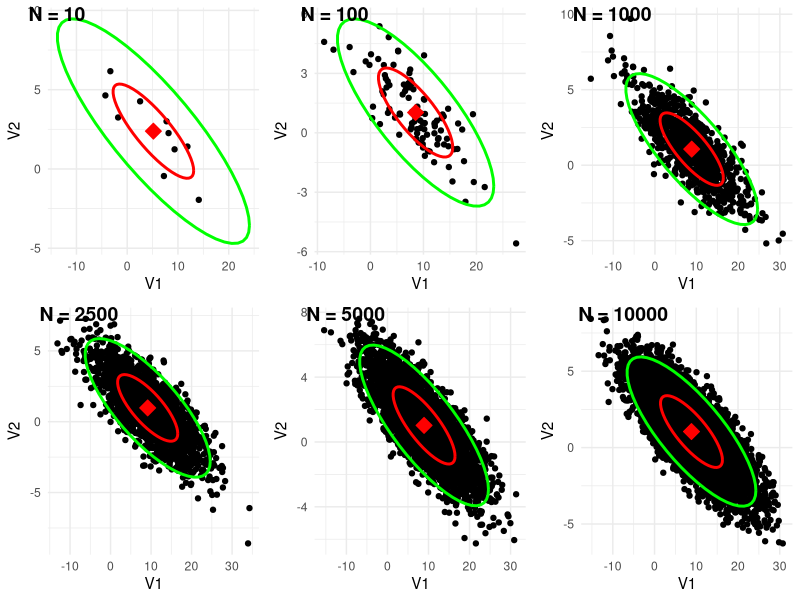
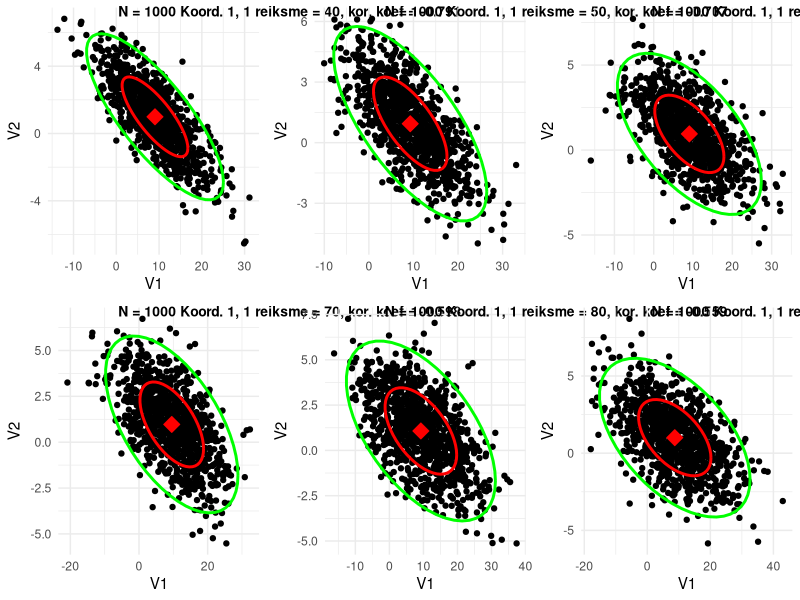
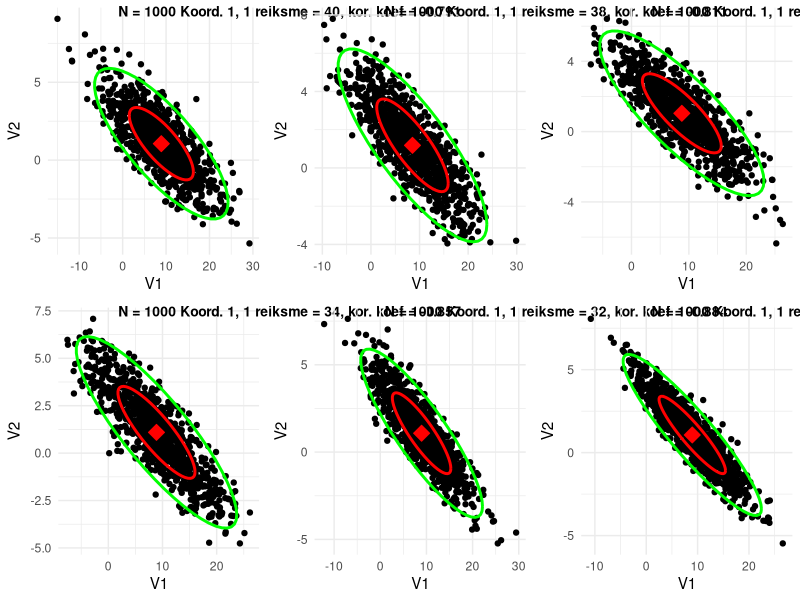
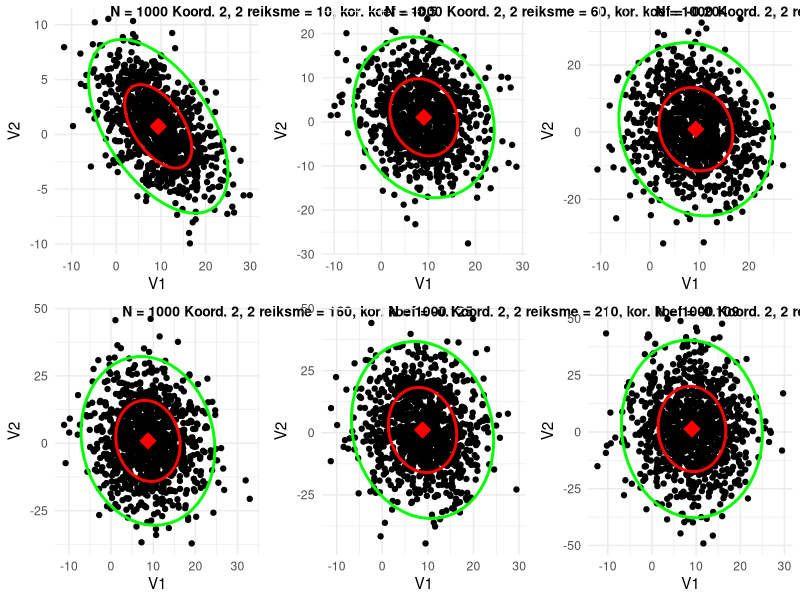
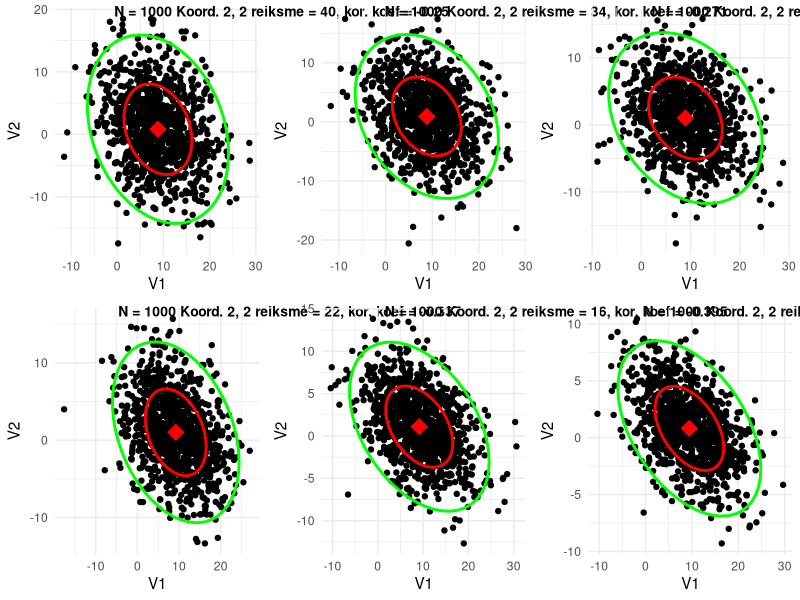
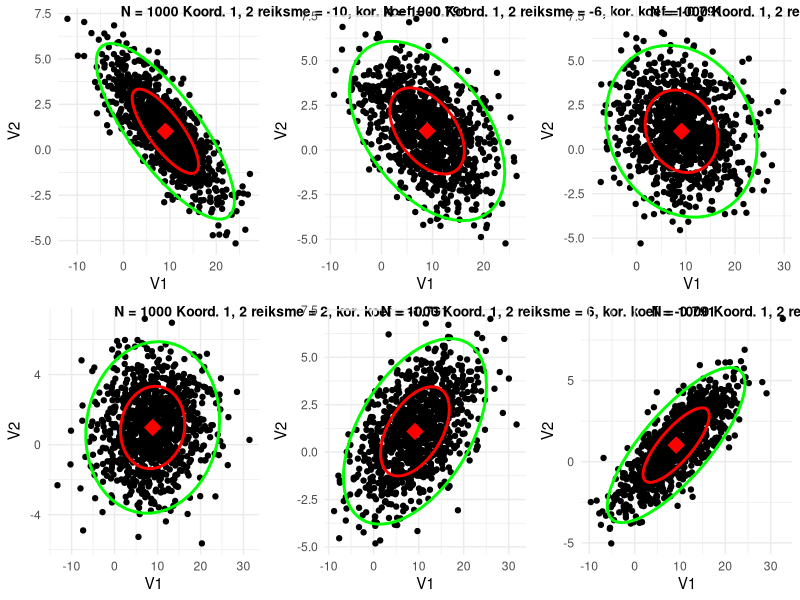
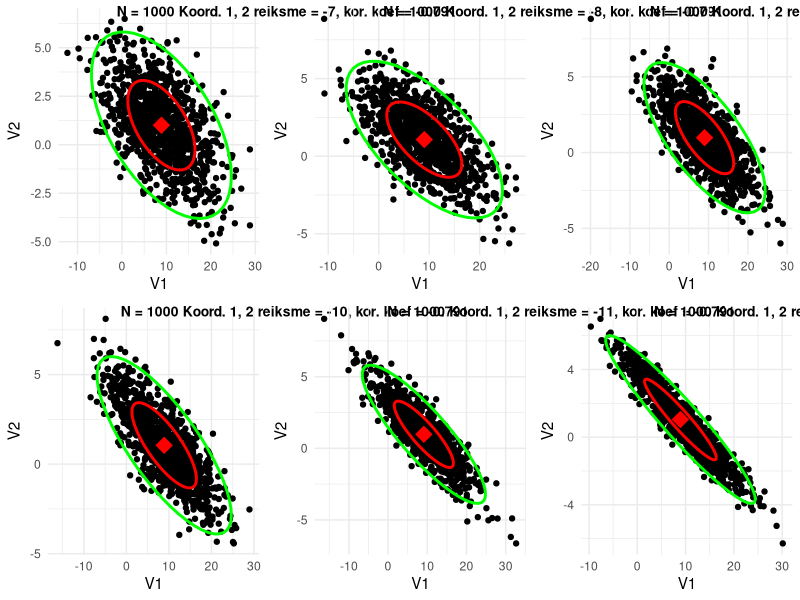
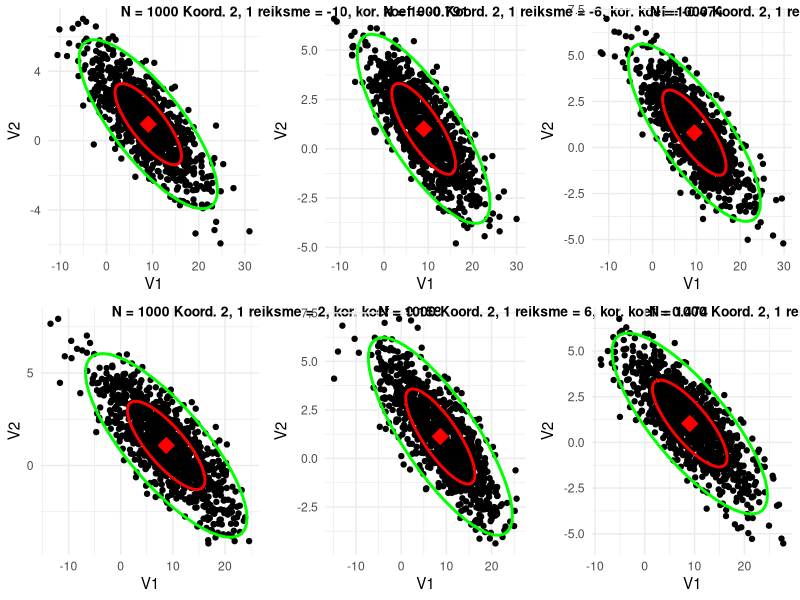

Reproduce these figures in R, in order.
## ---- chunk 1
knitr::opts_chunk$set(echo = TRUE)
## ---- chunk 2
#1.Realizuokite dvimačio Gauso atsitiktinių dydžių generavimo funkciją, kuri generuotų dydžius su vidurkiu M ir kovariacine matrica R (žr. variantų lentelę). Ši funkcija gali naudotis tik vienamačio standartinio Gauso atsitiktinio dydžio generatoriumi rnorm(n). Tolimesnei užduočiai naudokite šią savo sudarytą funkciją.

set.seed(6)

mu1 <- 9
mu2 <- 1

M <- c(mu1, mu2)

R <- matrix(
   c(
      40, -10,
      -10, 4
   ),
   nrow = 2, ncol = 2
)

# -- 1 --

DvimatisGausoAD <- function(N, M, R){
   # Cholesky dekompozicija
   
   # Transponuota cholesky dekompozicija
   Chol = t(chol(R))
   
   Z = matrix(
      rnorm(2 * N),
      nrow = 2, ncol = N
   )
   DvimatisGauso = t(Chol %*% Z) +
      matrix(
         rep(M, N),
         byrow = T, ncol = 2
      )
   return(DvimatisGauso)
}

# -------
# -- 2 --

N <- c(10, 100, 1000, 10000)

print("Tikra kovariacine matrica:")
R

for(i in 1:length(N)){
   print(paste0("Kovariacine matrica, kai N = ", N[i]))
   print(round(cov(DvimatisGausoAD(N[i], M, R)), 1))
}

print("Tikri vidurkiai:")
M

for(i in 1:length(N)){
   print(paste0("Vidurkiai, kai N = ", N[i]))
   print(round(colMeans(DvimatisGausoAD(N[i], M, R)), 1))
}

# -------
# -- 3 --

library(ggplot2)
library(dplyr)

#Grafiko brezimas
BreztiSklaidosDiagrama <- function(DvimatisGausas){
   DvimatisGausas <- as.data.frame(DvimatisGausas)
   EmpiriniaiVidurkiai <- DvimatisGausas %>% 
      summarise_all(mean)
   ggplot(DvimatisGausas, aes(x = V1, y = V2)) +
      geom_point() +
      stat_ellipse(level = 0.5, color = "red", type = "norm", size = 1) +
      stat_ellipse(level = 0.95, color = "green", type = "norm", size = 1) +
      geom_point(data = EmpiriniaiVidurkiai, size = 4, color = "red", shape = 23, fill = "red") +
      theme_minimal()
}

# Kuomet keiciam N
N <- c(10, 100, 1000, 2500, 5000, 10000)
DvimaciaiGauso <- list(
   DvimatisGausoAD(N[1], M, R),
   DvimatisGausoAD(N[2], M, R),
   DvimatisGausoAD(N[3], M, R),
   DvimatisGausoAD(N[4], M, R),
   DvimatisGausoAD(N[5], M, R),
   DvimatisGausoAD(N[6], M, R)
)
Labels <- list()
for(i in 1:length(N)){
   Labels[[i]] <- paste0("N = ", N[i])
}

cowplot::plot_grid(
   BreztiSklaidosDiagrama(DvimatisGausoAD(N[1], M, R)), 
   BreztiSklaidosDiagrama(DvimatisGausoAD(N[2], M, R)), 
   BreztiSklaidosDiagrama(DvimatisGausoAD(N[3], M, R)),
   BreztiSklaidosDiagrama(DvimatisGausoAD(N[4], M, R)),
   BreztiSklaidosDiagrama(DvimatisGausoAD(N[5], M, R)),
   BreztiSklaidosDiagrama(DvimatisGausoAD(N[6], M, R)),
   labels = Labels)

# Funkcija keisti parametrus ir brezti grafika
KeiciamParametrus <- function(PirmaKoord, AntraKoord, ReiksmeNuo, ReiksmesDidinimas, KiekReiksmiu, N){
   DvimaciaiGauso <- list()
   matrica <- R
   Koreliacijos <- NULL
   koordinate <- seq(ReiksmeNuo, by = ReiksmesDidinimas, length.out = KiekReiksmiu)
   for(i in 1:KiekReiksmiu){
      matrica[PirmaKoord, AntraKoord] <- koordinate[i]
      DvimaciaiGauso[[i]] <- DvimatisGausoAD(N, M, matrica)
      print(matrica)
      print(eigen(matrica)$values >= 0)
      Koreliacijos <- c(Koreliacijos, round(matrica[2,1] / ( sqrt(matrica[1,1]) * sqrt(matrica[2,2]) ), 3))
      print(Koreliacijos[i])
   
   }
   Labels <- list()
   for(i in 1:KiekReiksmiu){
      Labels[[i]] <- paste0("N = ", N, " Koord. ", PirmaKoord, ", ", AntraKoord, " reiksme = ", koordinate[i], ", kor. koef = ", Koreliacijos[i])
   }
   cowplot::plot_grid(
      BreztiSklaidosDiagrama(DvimaciaiGauso[[1]]), 
      BreztiSklaidosDiagrama(DvimaciaiGauso[[2]]), 
      BreztiSklaidosDiagrama(DvimaciaiGauso[[3]]),
      BreztiSklaidosDiagrama(DvimaciaiGauso[[4]]),
      BreztiSklaidosDiagrama(DvimaciaiGauso[[5]]),
      BreztiSklaidosDiagrama(DvimaciaiGauso[[6]]),
      labels = Labels,
      label_size = 10,
      label_x = -0.2)
}



# Kuomet didinam kovariacines matricos 1,1 koordinate
KeiciamParametrus(1, 1, 40, 10, 6, 1000)

# Kuomet mazinam kovariacines matricos 1,1 koordinate
KeiciamParametrus(1, 1, 40, -2, 6, 1000)

# Kuomet didinam kovariacines matricos 2,2 koordinate
KeiciamParametrus(2, 2, 10, 50, 6, 1000)

# Kuomet mazinam kovariacines matricos 2,2 koordinate
KeiciamParametrus(2, 2, 40, -6, 6, 1000)

# Kuomet didinam kovariacines matricos 1,2 koordinate
KeiciamParametrus(1, 2, -10, 4, 6, 1000)

# Kuomet mazinam kovariacines matricos 1,2 koordinate
KeiciamParametrus(1, 2, -7, -1, 6, 1000)

# Kuomet didinam kovariacines matricos 2,1 koordinate
KeiciamParametrus(2, 1, -10, 4, 6, 1000)

# Kuomet mazinam kovariacines matricos 2,1 koordinate
KeiciamParametrus(2, 1, -7, -1, 6, 1000)

# -------





# Literatura
# https://www.itl.nist.gov/div898/handbook/pmc/section5/pmc542.htm
# https://blog.revolutionanalytics.com/2016/08/simulating-form-the-bivariate-normal-distribution-in-r-1.html
# https://www2.stat.duke.edu/courses/Spring12/sta104.1/Lectures/Lec22.pdf

